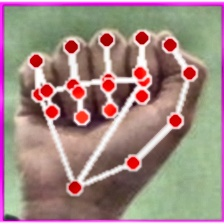
#> input picture Dataset/A/Image_1735042729.430.jpg, 224 x 224 px
$ python -i augment_data.py   (imports and definitions only)
#> lines starting #> are read from the running program, lines starting #| are printed output that depends on the picture
#> further down, picture is the input picture: shape (224, 224, 3); mean B, G, R 130.1, 136, 160.1
import os
import cv2
import numpy as np
import random
from tqdm import tqdm
from PIL import Image

# ASL alphabet and settings (copied from dataColector.py)
ASL_ALPHABET = [
    'A', 'B', 'C', 'D', 'E', 'F', 'G', 'H', 'I', 'J', 'K', 'L', 'M',
    'N', 'O', 'P', 'Q', 'R', 'S', 'T', 'U', 'V', 'W', 'X', 'Y', 'Z', 'space', 'nothing'
]

# Parameters
BASE_FOLDER = "asl_train_data"
TARGET_IMAGES_PER_CLASS = 100
AUGMENTED_FOLDER = "asl_augmented_data"  # If you want to save to a different folder

class DataAugmenter:
    def __init__(self, source_folder=BASE_FOLDER, target_folder=None):
        self.source_folder = source_folder
        # If target_folder is None, augment in-place
        self.target_folder = target_folder if target_folder else source_folder

        # Create target directories if they don't exist
        if target_folder:
            os.makedirs(target_folder, exist_ok=True)
            for letter in ASL_ALPHABET:
                os.makedirs(os.path.join(target_folder, letter), exist_ok=True)

    # [65 lines left out: functions load_images, save_augmented_image, random_rotation, random_translation, not called in this run]

    def random_zoom(self, img, max_factor=0.15):
        """Apply random zoom to image"""
#> called with max_factor = 0.15
        factor = 1.0 + random.uniform(-max_factor, max_factor)
        h, w = img.shape[:2]
#> h = 224; w = 224
        h_new, w_new = int(h * factor), int(w * factor)
#> h_new = 247; w_new = 247

        # Compute crop coordinates
        x1 = max(0, (w_new - w) // 2)
#> x1 = 11
        y1 = max(0, (h_new - h) // 2)
#> y1 = 11
        x2 = min(w_new, x1 + w)
#> x2 = 235
        y2 = min(h_new, y1 + h)
#> y2 = 235

        # Resize and crop if needed
        if factor > 1.0:
            # Upscale
            resized = cv2.resize(img, (w_new, h_new), interpolation=cv2.INTER_LINEAR)
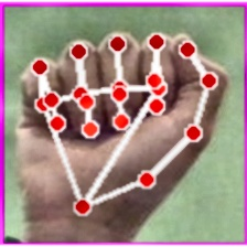
#> resized: shape (247, 247, 3); mean B, G, R 130, 135.9, 160
            result = resized[y1:y2, x1:x2]
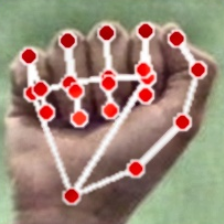
#> result: shape (224, 224, 3); mean B, G, R 120.9, 136.6, 155.6

            # Ensure the result is of the right size
            if result.shape[:2] != (h, w):
                result = cv2.resize(result, (w, h), interpolation=cv2.INTER_LINEAR)
        else:
            # Downscale
            # Create a blank canvas
            canvas = np.ones((h, w, 3), dtype=np.uint8) * 255
            resized = cv2.resize(img, (w_new, h_new), interpolation=cv2.INTER_LINEAR)

            # Placement coordinates
            x_offset = (w - w_new) // 2
            y_offset = (h - h_new) // 2

            # Place the resized image on the canvas
            canvas[y_offset:y_offset+h_new, x_offset:x_offset+w_new] = resized
            result = canvas

        return result

    # [114 lines left out: functions random_brightness_contrast, random_gaussian_blur, random_noise, random_perspective, apply_random_augmentations, augment_letter and 1 more, not called in this run]

# [3 lines not run here, left out]

>>> import cv2
>>> picture = cv2.imread('Dataset/A/Image_1735042729.430.jpg')
>>> result = DataAugmenter().random_zoom(picture)

$ run again, on Dataset/A/Image_1735042732.457.jpg
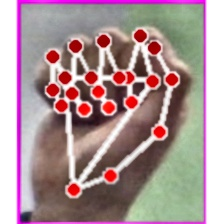
#> input picture Dataset/A/Image_1735042732.457.jpg, 224 x 224 px
#> picture is the input picture: shape (224, 224, 3); mean B, G, R 149.8, 147.4, 171.9
#> in random_zoom, `resized = cv2.resize(img, (w_new, h_new), interpolation=cv2.INTER_LINE..`:
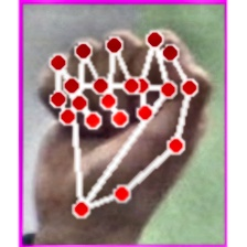
#> resized: shape (247, 247, 3); mean B, G, R 149.7, 147.2, 171.8
#> in random_zoom, `result = resized[y1:y2, x1:x2]`:
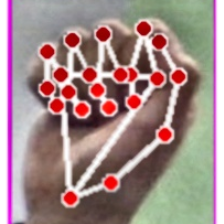
#> result: shape (224, 224, 3); mean B, G, R 136.3, 138.3, 162.4

$ run again, on Dataset/A/Image_1735042732.981.jpg
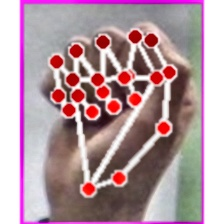
#> input picture Dataset/A/Image_1735042732.981.jpg, 224 x 224 px
#> picture is the input picture: shape (224, 224, 3); mean B, G, R 159.3, 151.7, 178.9
#> in random_zoom, `resized = cv2.resize(img, (w_new, h_new), interpolation=cv2.INTER_LINE..`:
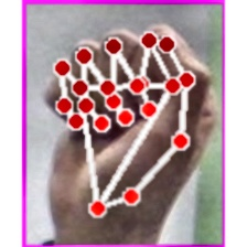
#> resized: shape (247, 247, 3); mean B, G, R 159.3, 151.6, 178.9
#> in random_zoom, `result = resized[y1:y2, x1:x2]`:
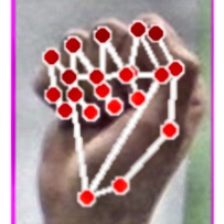
#> result: shape (224, 224, 3); mean B, G, R 146.7, 143.3, 170.2

$ run again, on Dataset/A/Image_1735042733.961.jpg
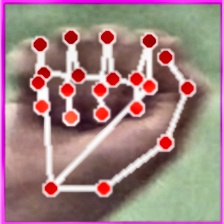
#> input picture Dataset/A/Image_1735042733.961.jpg, 224 x 224 px
#> picture is the input picture: shape (224, 224, 3); mean B, G, R 128.3, 128.9, 158.9
#> in random_zoom, `resized = cv2.resize(img, (w_new, h_new), interpolation=cv2.INTER_LINE..`:
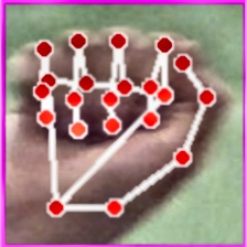
#> resized: shape (247, 247, 3); mean B, G, R 128.2, 128.8, 158.8
#> in random_zoom, `result = resized[y1:y2, x1:x2]`:
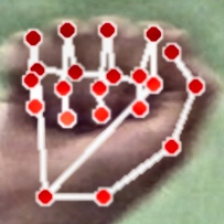
#> result: shape (224, 224, 3); mean B, G, R 119.9, 130.7, 155.1
